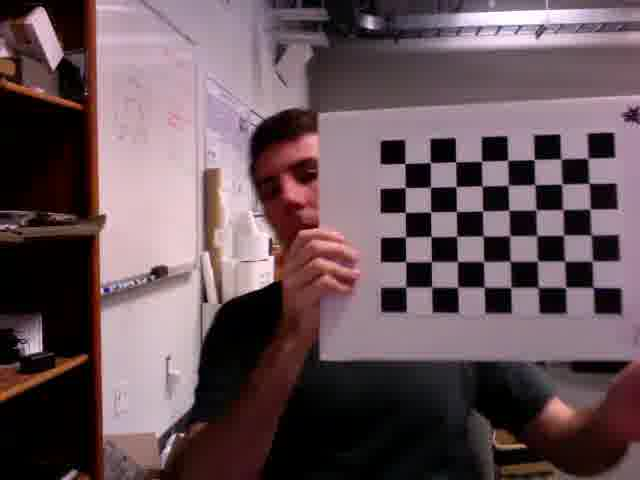
#> input picture CheckerboardImages/frame0107.jpg, 640 x 480 px, given as the content of the folder CheckerboardImages/frame0107.jpg, which was not available
$ python Calibrate.py CheckerboardImages/frame0107.jpg
#> lines starting #> are read from the running program, lines starting #| are printed output that depends on the picture; after the words box and inside, x2 and y2 are one past the last pixel; in counts of white or black regions, pixels touching at a corner belong together; long printed decimals are rounded; pictures that were not available may be replaced by others from this repository, and a replacement may not be noted
__author__ = 'jhughes'

import cv2
import numpy as np
import glob
import getopt
import sys

#
# Calibrate the camera given a folder name containing a set of images
# Note that a good portion of this code was pulled from the Python camera calibration tutorial:
# http://opencv-python-tutroals.readthedocs.org/en/latest/py_tutorials/py_calib3d/py_calibration/py_calibration.html
#
def calibrateCamera(folderName):

#> called with folderName = 'CheckerboardImages/frame0107.jpg'
    criteria = (cv2.TERM_CRITERIA_EPS + cv2.TERM_CRITERIA_MAX_ITER, 30, 0.001)

    objp = np.zeros((6 * 8, 3), np.float32)
    objp[:, :2] = np.mgrid[0:8, 0:6].T.reshape(-1, 2)

    # Arrays to store object points and image points from all the images.
    objpoints = []  # 3d point in real world space
    imgpoints = []  # 2d points in image plane.

    images = glob.glob(str(folderName+'/*'))
    print(images)

    for fname in images:
        img = cv2.imread(fname)
#> img is the input picture: shape (480, 640, 3); mean B, G, R 89, 83.1, 103.2
        gray = cv2.cvtColor(img, cv2.COLOR_BGR2GRAY)
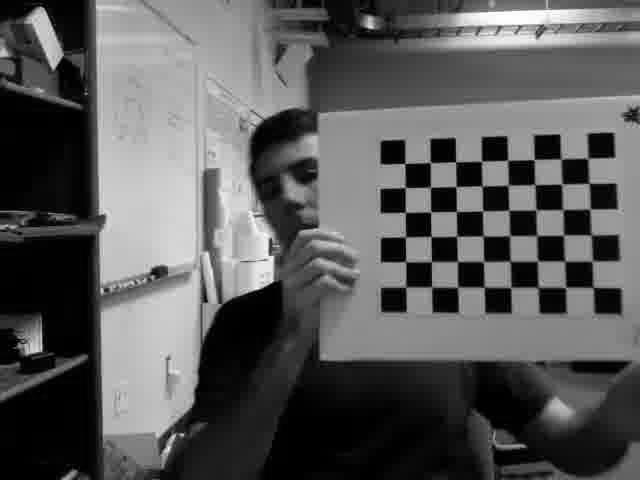
#> gray: shape (480, 640); min 0, max 253, mean 89.8

        ret, corners = cv2.findChessboardCorners(gray, (8, 6), None)
#> ret = True; corners = 48 rows, first 8: [404.6, 163.6], [431.2, 162.7], [455.4, 162], [481.7, 161.3], [507.4, 159.7], [533.7, 159.7], [560.8, 159.7], [588, 158]
        if ret is True:
            objpoints.append(objp)

        corners2 = cv2.cornerSubPix(gray, corners, (11, 11), (-1, -1), criteria)
#> corners2 = 48 rows, first 8: [404.8, 163.5], [430.2, 162.6], [455.7, 161.8], [481.6, 161.3], [507.7, 160.4], [534.2, 159.5], [560.9, 158.8], [587.7, 158.2]
        imgpoints.append(corners2)

        # Draw and display the corners
        img = cv2.drawChessboardCorners(img, (8, 6), corners2, ret)
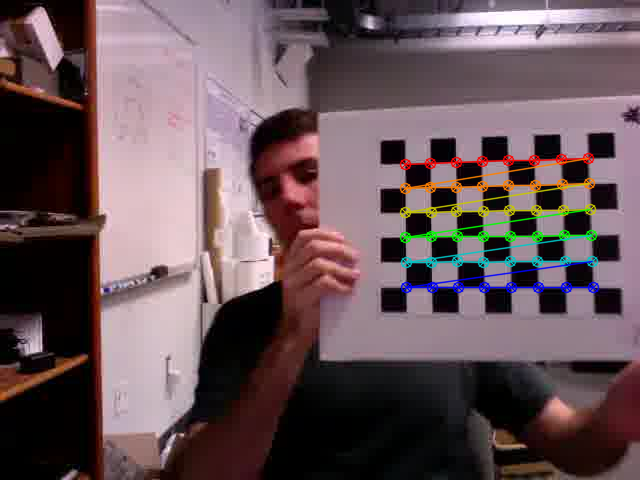
#> img: shape (480, 640, 3); 3.13% of pixels changed, all inside (x1, y1, x2, y2) = (399, 152, 600, 294)
        cv2.imshow('img', img)
        cv2.waitKey(500)

    cv2.destroyAllWindows()

    print("Image size:")
    print(gray.shape)
#| (480, 640)
    image_shape = gray.shape
#> image_shape = (480, 640)

    ret, cameraMatrix, dist, rvecs, tvecs = cv2.calibrateCamera(objpoints, imgpoints, gray.shape[::-1], None, None, None, None, cv2.CALIB_FIX_K3)
#> ret = 0.173; cameraMatrix = [[447.5, 0, 372.7], [0, 437.5, 244.2], [0, 0, 1]]; dist = [[0.0815, -0.163, 0.00183, -0.0147, 0]]; rvecs = ([-0.0798, 0.127, -0.00454],); tvecs = ([1.29, -3.28, 17.8],)
    print("Camera matrix...")
    print(cameraMatrix)
#| [[447.536   0.         372.694]
#|  [  0.         437.527  244.160  ]
#|  [  0.           0.           1.        ]]

    mean_error = 0
    for i in range(len(objpoints)):
        imgpoints2, _ = cv2.projectPoints(objpoints[i], rvecs[i], tvecs[i], cameraMatrix, dist)
        error = cv2.norm(imgpoints[i], imgpoints2, cv2.NORM_L2) / len(imgpoints2)
        mean_error += error
#> this loop made 1 pass
#> (error, mean_error) on pass 1: (0.0249, 0.0249)
#> after the loop, mean_error = 0.0249

    print("Total average reprojection error: ", mean_error / len(objpoints))
#| Total average reprojection error:  0.02491

    fovx, fovy, focalLength, principalPoint, aspectRatio = cv2.calibrationMatrixValues(cameraMatrix, gray.shape, 0.0, 0.0)
#> fovx = 53.27; fovy = 71.3; focalLength = 447.5; principalPoint = (372.7, 249.7); aspectRatio = 0.978
    print("Field of view, x: "+str(fovx))
#| Field of view, x: 53.270
    print("Field of view, y: "+str(fovy))
#| Field of view, y: 71.300
    print("Focal Length: "+str(focalLength))
#| Focal Length: 447.536
    print("Principal Point: "+str(principalPoint))
#| Principal Point: (372.694, 249.745)
    print("Aspect Ratio: "+str(aspectRatio))
#| Aspect Ratio: 0.9776
    print("Distortion coefficients...")
    print(dist[0][0])
#| 0.08147
    print(dist[0][1])
#| -0.1633
    print(dist[0][2])
#| 0.001829
    print(dist[0][3])
#| -0.01466

    f = open("camera_params.txt", 'w')
    f.write(str(fovx)+"\n")
    f.write(str(fovy)+"\n")
    f.write(str(focalLength)+"\n")
    f.write(str(cameraMatrix[0][0])+"\n")
    f.write(str(cameraMatrix[1][1])+"\n")
    f.write(str(cameraMatrix[0][2])+"\n")
    f.write(str(cameraMatrix[1][2])+"\n")
    f.write(str(dist[0][0])+"\n")
    f.write(str(dist[0][1])+"\n")
    f.write(str(dist[0][2])+"\n")
    f.write(str(dist[0][3]))

def main():
    args, folder_name = getopt.getopt(sys.argv[1:], '', [''])
    args = dict(args)
    print(folder_name[0])
    calibrateCamera(folder_name[0])

if __name__ == '__main__':
    main()

$ run again, on CheckerboardImages/frame0124.jpg
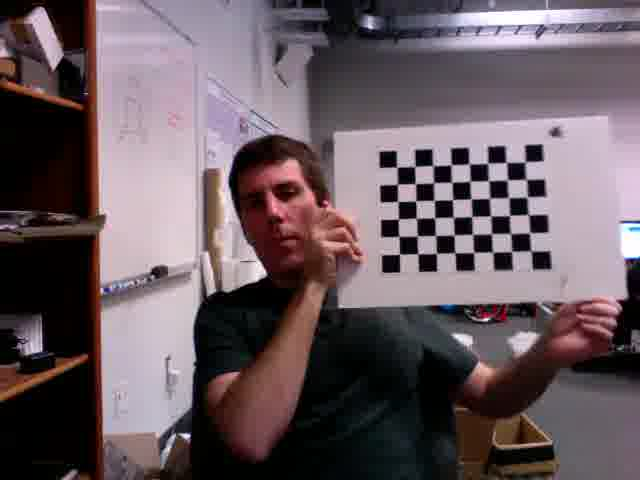
#> input picture CheckerboardImages/frame0124.jpg, 640 x 480 px, given as the content of the folder CheckerboardImages/frame0124.jpg, which was not available
#> in calibrateCamera, img is the input picture: shape (480, 640, 3); mean B, G, R 96.1, 90, 104.2
#> in calibrateCamera, `gray = cv2.cvtColor(img, cv2.COLOR_BGR2GRAY)`:
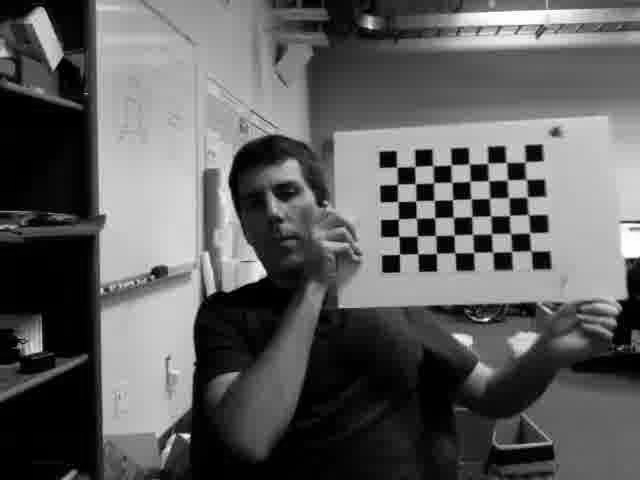
#> gray: shape (480, 640); min 0, max 255, mean 94.9
#> in calibrateCamera, `ret, corners = cv2.findChessboardCorners(gray, (8, 6), None)`: ret = True; corners = 48 rows, first 8: [397.2, 167.6], [415.2, 166.7], [432.8, 165.9], [452.6, 164.5], [469.5, 164], [487.5, 162.9], [506.5, 162.5], [525, 162]
#> corners2 = 48 rows, first 8: [396.8, 167], [414.7, 166.5], [433, 165.6], [451.1, 164.8], [469.1, 164], [487.7, 163.3], [506.4, 162.5], [525.2, 161.9]
#> in calibrateCamera, `img = cv2.drawChessboardCorners(img, (8, 6), corners2, ret)`:
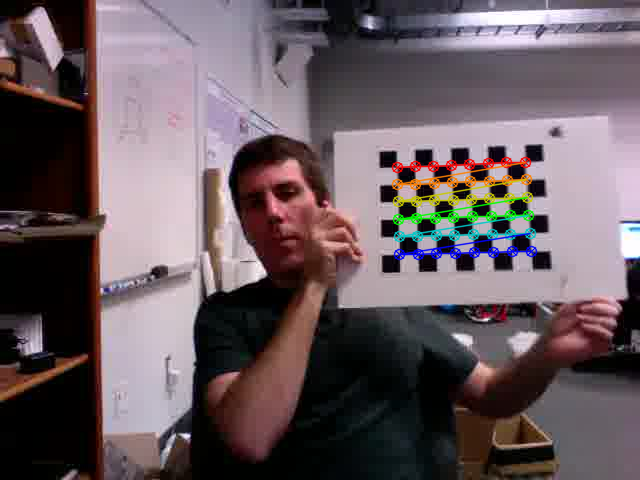
#> img: shape (480, 640, 3); 2.5% of pixels changed, all inside (x1, y1, x2, y2) = (391, 156, 538, 261)
#| (480, 640)
#> in calibrateCamera, `ret, cameraMatrix, dist, rvecs, tvecs = cv2.calibrateCamera(objpoints,..`: ret = 0.151; cameraMatrix = [[646.2, 0, 333.3], [0, 646.3, 276.6], [0, 0, 1]]; dist = [[0.29, -0.671, 0.0155, -0.0163, 0]]; rvecs = ([-0.166, 0.0896, -0.0183],); tvecs = ([3.59, -6.16, 36.32],)
#| [[646.247   0.         333.311]
#|  [  0.         646.294 276.551]
#|  [  0.           0.           1.        ]]
#> the loop in calibrateCamera, `for i in range(len(objpoints)):` made 1 pass
#> (error, mean_error) on pass 1: (0.0218, 0.0218)
#> after the loop in calibrateCamera, `for i in range(len(objpoints)):`: mean_error = 0.0218
#| Total average reprojection error:  0.02178
#> fovx = 40.07; fovy = 52.52; focalLength = 646.2; principalPoint = (333.3, 276.5); aspectRatio = 1
#| Field of view, x: 40.072
#| Field of view, y: 52.518
#| Focal Length: 646.247
#| Principal Point: (333.311, 276.530)
#| Aspect Ratio: 1.000
#| 0.2899
#| -0.6709
#| 0.01547
#| -0.0163

$ run again, on CheckerboardImages/frame0141.jpg
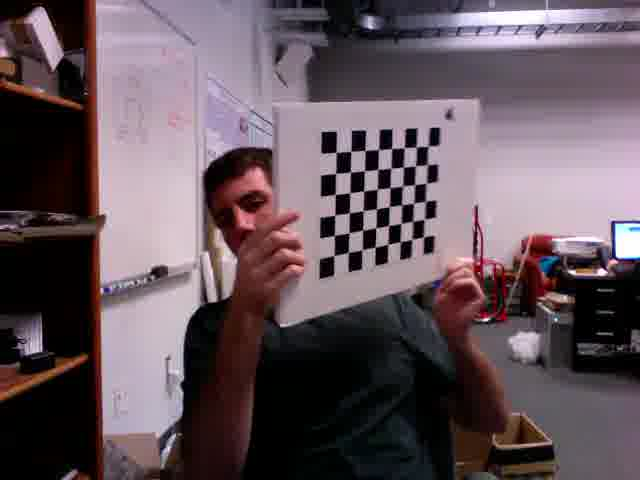
#> input picture CheckerboardImages/frame0141.jpg, 640 x 480 px, given as the content of the folder CheckerboardImages/frame0141.jpg, which was not available
#> in calibrateCamera, img is the input picture: shape (480, 640, 3); mean B, G, R 92.2, 84.8, 99.8
#> in calibrateCamera, `gray = cv2.cvtColor(img, cv2.COLOR_BGR2GRAY)`:
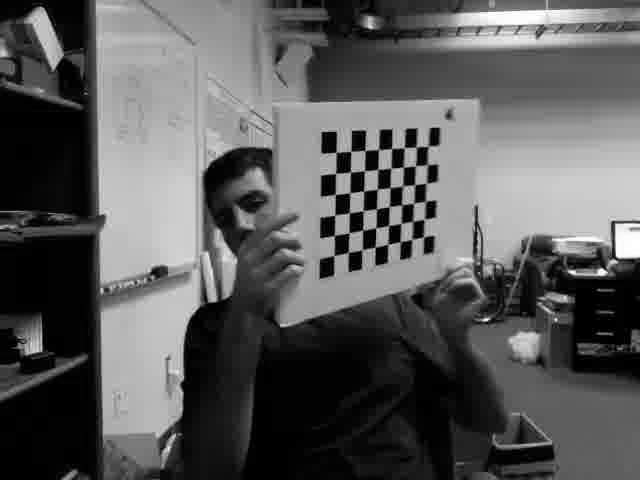
#> gray: shape (480, 640); min 0, max 255, mean 90.1
#> in calibrateCamera, `ret, corners = cv2.findChessboardCorners(gray, (8, 6), None)`: ret = True; corners = 48 rows, first 8: [335.6, 152.3], [350.6, 151.5], [364.8, 151.1], [378.7, 148.5], [391.6, 148.7], [404.3, 147.5], [415.7, 147.2], [428.3, 146.3]
#> corners2 = 48 rows, first 8: [336.2, 152.4], [350.8, 151.3], [365, 150.4], [378.6, 149.6], [397.6, 147.8], [409.7, 147.7], [409.7, 147.7], [421.1, 146.4]
#> in calibrateCamera, `img = cv2.drawChessboardCorners(img, (8, 6), corners2, ret)`:
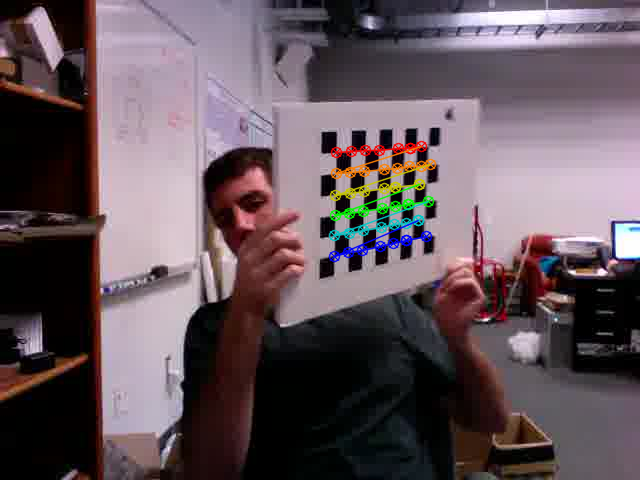
#> img: shape (480, 640, 3); 1.95% of pixels changed, all inside (x1, y1, x2, y2) = (328, 140, 437, 263)
#| (480, 640)
#> in calibrateCamera, `ret, cameraMatrix, dist, rvecs, tvecs = cv2.calibrateCamera(objpoints,..`: ret = 3.83; cameraMatrix = [[6814, 0, 325.8], [0, 554.8, 201.5], [0, 0, 1]]; dist = [[16.89, -1947.1, -0.0792, -0.0157, 0]]; rvecs = ([0.0852, -1.51, -0.0786],); tvecs = ([0.0393, -2.31, 25.62],)
#| [[6.81401510e+03 0.00000000e+00 3.25781683e+02]
#|  [0.00000000e+00 5.54757056e+02 2.01517725e+02]
#|  [0.00000000e+00 0.00000000e+00 1.00000000e+00]]
#> the loop in calibrateCamera, `for i in range(len(objpoints)):` made 1 pass
#> (error, mean_error) on pass 1: (0.552, 0.552)
#> after the loop in calibrateCamera, `for i in range(len(objpoints)):`: mean_error = 0.552
#| Total average reprojection error:  0.5522
#> fovx = 4.03; fovy = 58.29; focalLength = 6814; principalPoint = (325.8, 2475.2); aspectRatio = 0.0814
#| Field of view, x: 4.034
#| Field of view, y: 58.287
#| Focal Length: 6814.015
#| Principal Point: (325.782, 2475.218)
#| Aspect Ratio: 0.08141
#| 16.889
#| -1947.147
#| -0.07922
#| -0.01569
